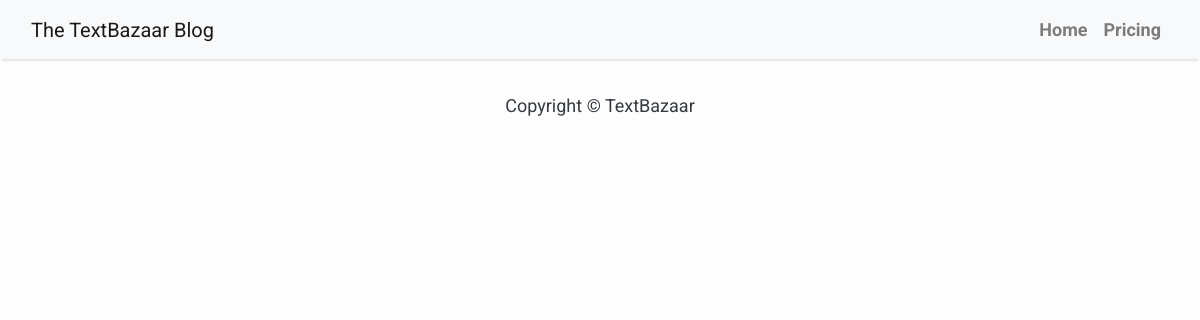
Page /blog/ on the earlier database version.
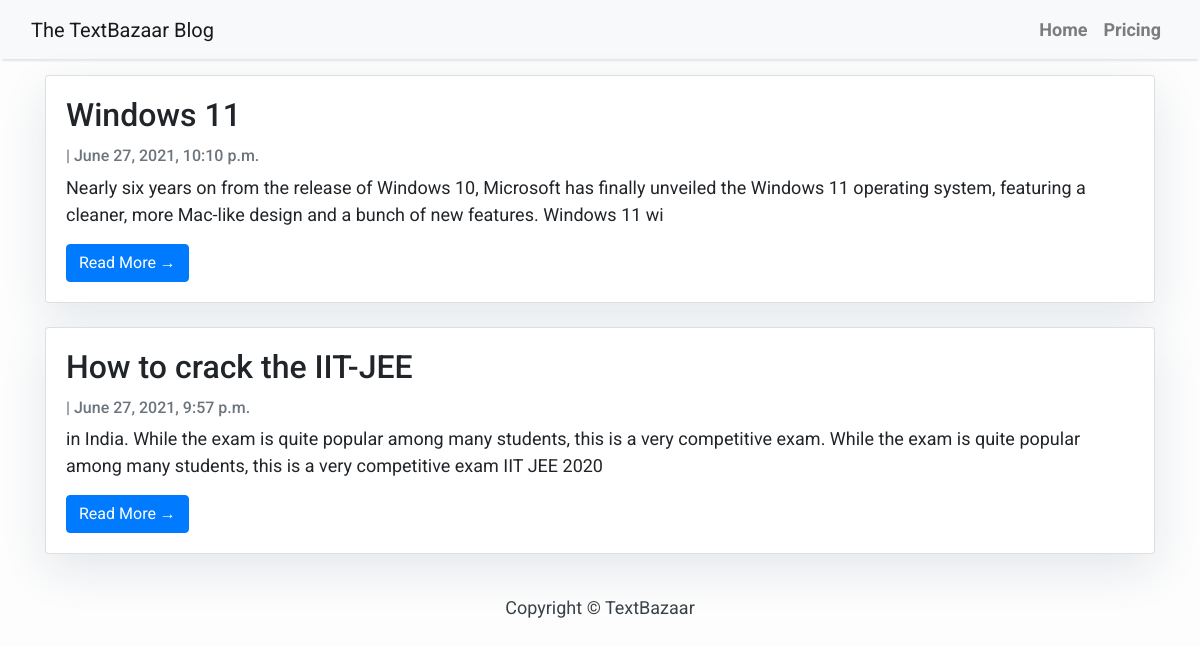
Same page on the later database version.
### blog/models.py (models this page shows, shortened)
class Post(models.Model):
    title = models.CharField(max_length=200, unique=True)
    slug = models.SlugField(max_length=200, unique=True)
    updated_on = models.DateTimeField(auto_now=True)
    content = models.TextField()
    created_on = models.DateTimeField(auto_now_add=True)
    class Meta:
        ordering = ["-created_on"]

### blog/views.py (the view)
# urls.py: path('', views.PostList.as_view(), name='home'),
class PostList(generic.ListView):
    queryset = Post.objects.order_by('-created_on')
    template_name = 'blog/blog.html'

### blog/templates/blog/blog.html (shortened to what this page needs)
{% extends "blog/base.html" %}
{% block content %}
<div class="container">
    <div class="row">
        <div class="col-md-12 mt-3">
            {% for post in post_list %}
            <div class="card mb-4">
                <div class="card-body">
                    <h2 class="card-title">{{ post.title }}</h2>
                    <p class="card-text text-muted h6">{{ post.author }} | {{ post.created_on}} </p>
                    <p class="card-text">{{post.content|slice:":200" }}</p>
                    <a href="{% url 'post_detail' post.slug  %}" class="btn btn-primary">Read More &rarr;</a>
                </div>
            </div>
            {% endfor %}
        </div>
    </div>
</div>
{%endblock%}

### blog/templates/blog/base.html (shortened to what this page needs)
<!DOCTYPE html>
<html>
    <head>
        <link rel="stylesheet" href="https://maxcdn.bootstrapcdn.com/bootstrap/4.0.0/css/bootstrap.min.css"
 />
    </head>
    <body>
        <nav class="navbar navbar-expand-lg navbar-light bg-light shadow" id="mainNav">
            <div class="container-fluid">
                <a class="navbar-brand" href="{% url 'home' %}">The TextBazaar Blog</a>
                <div class="collapse navbar-collapse" id="navbarResponsive">
                    <ul class="navbar-nav ml-auto">
                        <li class="nav-item text-black">
                            <a class="nav-link text-black font-weight-bold" href="/">Home</a>
                        </li>
                        <li class="nav-item text-black">
                            <a class="nav-link text-black font-weight-bold" href="/pricing">Pricing</a>
                        </li>
                    </ul>
                </div>
            </div>
        </nav>
        {% block content %}{% endblock content %}
        <footer class="py-3 bg-grey">
            <p class="m-0 text-dark text-center ">Copyright &copy; TextBazaar</p>
        </footer>
    </body>
</html>

### blog/templates/blog/base.html (style rules this page uses)
body { font-family: "Roboto", sans-serif; font-size: 17px; background-color: #fdfdfd; }
.shadow { box-shadow: 0 4px 2px -2px rgba(0, 0, 0, 0.1); }

### blog/templates/blog/blog.html (style rules this page uses)
body { font-family: "Roboto", sans-serif; font-size: 18px; background-color: #fdfdfd; }
.card { box-shadow: 0 16px 48px #E3E7EB; }

Differences in the rows shown:
added Post: title "Windows 11", created_on "June 27, 2021, 10:10 p.m.", content "Nearly six years on from the release of Windows 10, Microsoft has finally unveiled the Windows 11 operating system, featuring a cleaner, more Mac-like design and a bunch of new features. Windows 11 wi"
added Post: title "How to crack the IIT-JEE", created_on "June 27, 2021, 9:57 p.m.", content "in India. While the exam is quite popular among many students, this is a very competitive exam. While the exam is quite popular among many students, this is a very competitive exam IIT JEE 2020"
